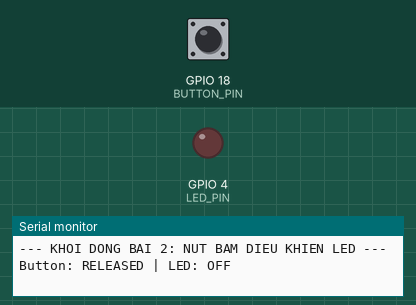
Recording of a program running on a simulated ESP32. On the bench: output pins drawn as LEDs (lit = HIGH), the last lines printed to the serial monitor. The inputs (shaded band) are chosen by the test bench; at power-on: GPIO 18 (BUTTON_PIN) HIGH.

Above: at 1.2 s.
1.3 s: GPIO 18 (BUTTON_PIN) pulled LOW for 0.15 s
At 1.38 s:
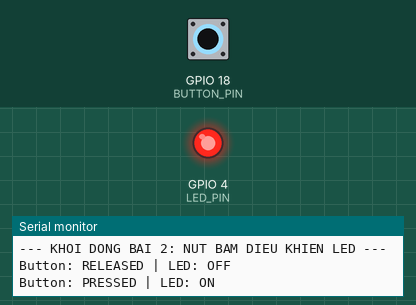
2.9 s: GPIO 18 (BUTTON_PIN) pulled LOW for 3.2 s
At 7.1 s:
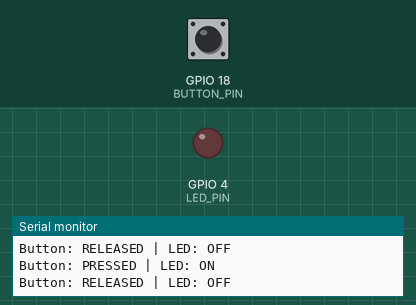
Timing chart, 0 to 8.6 s (numbered marks = the images above; inputs shaded):
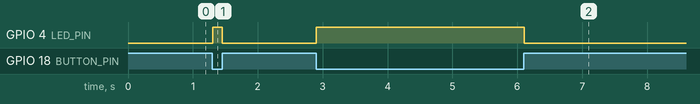

The program:

main.cpp
```cpp
#include <Arduino.h>

// ========================================================
// LAB 01 - BÀI 2: NÚT BẤM ĐIỀU KHIỂN LED TRỰC TIẾP
// ========================================================

const int BUTTON_PIN = 18;
const int LED_PIN    = 4;

// Biến lưu trạng thái trước đó để chỉ in Serial khi có sự thay đổi
int lastButtonState = -1;

void setup() {
  Serial.begin(115200);

  // Cấu hình nút nhấn với điện trở kéo lên nội bộ (INPUT_PULLUP)
  pinMode(BUTTON_PIN, INPUT_PULLUP);

  // Cấu hình chân LED ở chế độ OUTPUT
  pinMode(LED_PIN, OUTPUT);
  digitalWrite(LED_PIN, LOW);

  Serial.println("--- KHOI DONG BAI 2: NUT BAM DIEU KHIEN LED ---");
}

void loop() {
  // Đọc mức logic của nút nhấn
  int currentButtonState = digitalRead(BUTTON_PIN);

  // Do dùng INPUT_PULLUP:
  // LOW  = Đang nhấn nút -> Bật LED
  // HIGH = Đang nhả nút  -> Tắt LED
  if (currentButtonState == LOW) {
    digitalWrite(LED_PIN, HIGH);
  } else {
    digitalWrite(LED_PIN, LOW);
  }

  // In thông báo ra Serial Monitor khi có sự thay đổi trạng thái
  if (currentButtonState != lastButtonState) {
    lastButtonState = currentButtonState;
    if (currentButtonState == LOW) {
      Serial.println("Button: PRESSED | LED: ON");
    } else {
      Serial.println("Button: RELEASED | LED: OFF");
    }
  }

  delay(10); // Độ trễ nhỏ ổn định việc đọc tín hiệu
}
```

Measured:
- after the input at 1.3 s, GPIO 4 (LED_PIN): LOW → HIGH at once, → LOW 0.15 s later
- after the input at 2.9 s, GPIO 4 (LED_PIN): LOW → HIGH at once, → LOW 3.2 s later
